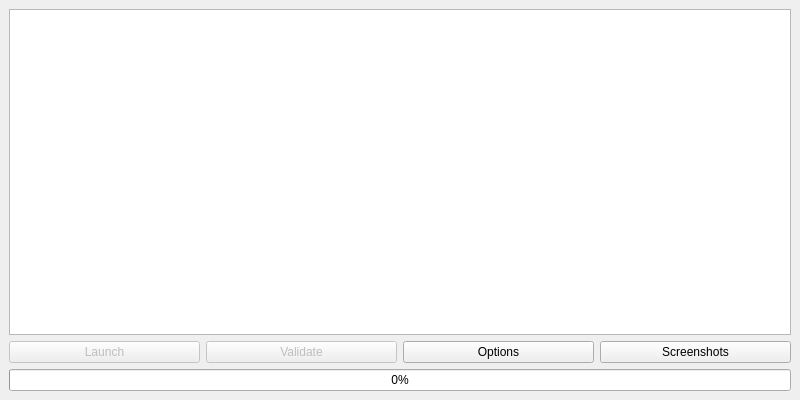
<?xml version="1.0" encoding="UTF-8"?>
<ui version="4.0">
 <class>MainWindow</class>
 <widget class="QMainWindow" name="MainWindow">
  <property name="geometry">
   <rect>
    <x>0</x>
    <y>0</y>
    <width>800</width>
    <height>400</height>
   </rect>
  </property>
  <property name="sizePolicy">
   <sizepolicy hsizetype="Expanding" vsizetype="Preferred">
    <horstretch>0</horstretch>
    <verstretch>0</verstretch>
   </sizepolicy>
  </property>
  <property name="font">
   <font>
    <family>MS Shell Dlg 2</family>
   </font>
  </property>
  <property name="windowTitle">
   <string>Sweet Tea</string>
  </property>
  <property name="windowIcon">
   <iconset>
    <normaloff>icon.ico</normaloff>icon.ico</iconset>
  </property>
  <widget class="QWidget" name="MainWidget">
   <property name="enabled">
    <bool>true</bool>
   </property>
   <property name="sizePolicy">
    <sizepolicy hsizetype="Expanding" vsizetype="Expanding">
     <horstretch>0</horstretch>
     <verstretch>0</verstretch>
    </sizepolicy>
   </property>
   <layout class="QHBoxLayout" name="horizontalLayout">
    <item>
     <layout class="QVBoxLayout" name="ControlPanel">
      <item>
       <widget class="QListWidget" name="listWidget"/>
      </item>
      <item>
       <layout class="QHBoxLayout" name="LaunchUpdatePanel">
        <item>
         <widget class="QPushButton" name="LaunchButton">
          <property name="enabled">
           <bool>false</bool>
          </property>
          <property name="text">
           <string>Launch</string>
          </property>
         </widget>
        </item>
        <item>
         <widget class="QPushButton" name="ValidateButton">
          <property name="enabled">
           <bool>false</bool>
          </property>
          <property name="text">
           <string>Validate</string>
          </property>
         </widget>
        </item>
        <item>
         <widget class="QPushButton" name="OptionsButton">
          <property name="text">
           <string>Options</string>
          </property>
         </widget>
        </item>
        <item>
         <widget class="QPushButton" name="ScreenshotButton">
          <property name="text">
           <string>Screenshots</string>
          </property>
         </widget>
        </item>
       </layout>
      </item>
      <item>
       <widget class="QProgressBar" name="UpdateProgress">
        <property name="value">
         <number>0</number>
        </property>
        <property name="invertedAppearance">
         <bool>false</bool>
        </property>
       </widget>
      </item>
     </layout>
    </item>
   </layout>
  </widget>
 </widget>
 <resources/>
 <connections/>
</ui>
